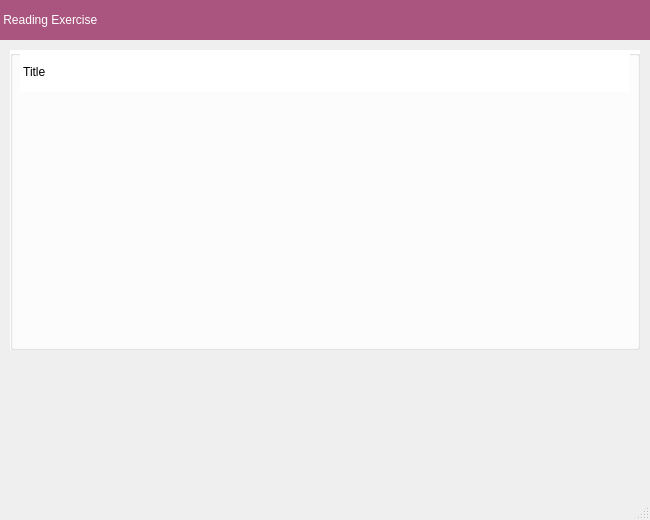
<?xml version="1.0" encoding="UTF-8"?>
<ui version="4.0">
 <class>read_window</class>
 <widget class="QMainWindow" name="read_window">
  <property name="geometry">
   <rect>
    <x>0</x>
    <y>0</y>
    <width>650</width>
    <height>520</height>
   </rect>
  </property>
  <property name="minimumSize">
   <size>
    <width>650</width>
    <height>520</height>
   </size>
  </property>
  <property name="maximumSize">
   <size>
    <width>650</width>
    <height>520</height>
   </size>
  </property>
  <property name="windowTitle">
   <string>Reading Exercise</string>
  </property>
  <property name="styleSheet">
   <string notr="true">color: rgb(255, 255, 255);</string>
  </property>
  <widget class="QWidget" name="centralwidget">
   <widget class="QLabel" name="label">
    <property name="geometry">
     <rect>
      <x>0</x>
      <y>0</y>
      <width>650</width>
      <height>40</height>
     </rect>
    </property>
    <property name="minimumSize">
     <size>
      <width>650</width>
      <height>40</height>
     </size>
    </property>
    <property name="maximumSize">
     <size>
      <width>650</width>
      <height>40</height>
     </size>
    </property>
    <property name="styleSheet">
     <string notr="true">background-color: rgb(170, 85, 127);
color: rgb(255, 255, 255);
font: 75 italic 22pt &quot;Times New Roman&quot;;</string>
    </property>
    <property name="text">
     <string> Reading Exercise</string>
    </property>
   </widget>
   <widget class="QGroupBox" name="groupBox">
    <property name="geometry">
     <rect>
      <x>10</x>
      <y>50</y>
      <width>630</width>
      <height>300</height>
     </rect>
    </property>
    <property name="styleSheet">
     <string notr="true">background-color: rgb(255, 255, 255);</string>
    </property>
    <property name="title">
     <string/>
    </property>
    <widget class="QLabel" name="title_label">
     <property name="geometry">
      <rect>
       <x>10</x>
       <y>2</y>
       <width>610</width>
       <height>40</height>
      </rect>
     </property>
     <property name="styleSheet">
      <string notr="true">color:rgb(0, 0, 0);
background-color: rgb(255, 255, 255);</string>
     </property>
     <property name="text">
      <string> Title</string>
     </property>
    </widget>
   </widget>
  </widget>
  <widget class="QStatusBar" name="statusbar"/>
 </widget>
 <resources/>
 <connections/>
</ui>
